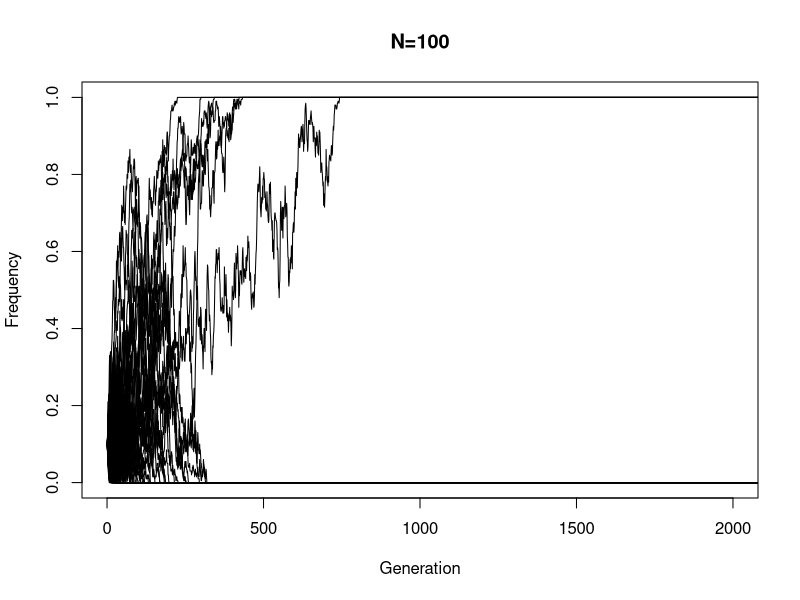

Here is the R script that generated this plot: (Note: a time limit stopped this script after it produced the figure.)
## ---- chunk 1
expected <- mean(rbinom(10000, 10, 0.1))
expected
## ---- chunk 2
#genetic drift
pp <- 0.1
NN <- 10 # number of diploid indiv; 2*NN = number of chromosome
count <- rbinom(1, 2*NN, pp)
count
count/(2*NN)
## ---- chunk 3
#function
GenDriftFunc <- function(LL, NN, p0, TT){
  #matrix of allele freq of each SNP (col) in each gen (row)
  freqs <- matrix(nrow = TT, ncol = LL)
  #fill first row with p0
  freqs[1, ] <- p0
  #for loop to iterate rbinom for each subsequent row
  for (tt in 2:TT){
    for(ll in 1:LL){
        freqs[tt, ll] <- rbinom(1, 2*NN, freqs[tt-1, ll])/(2*NN)
    }
  }
  return(freqs)
}
## ---- chunk 4
NN=100
LL=1000
TT=10000
p0=0.1
sim1 <- GenDriftFunc(LL, NN, p0, TT)
## ---- chunk 5
#extinct?
sum(sim1[10000, ] == 0)
## ---- chunk 6
#fixation?
sum(sim1[10000, ] == 1)
## ---- chunk 7
#agree?
sum(sim1[10000, ] == 1)/1000
## ---- chunk 8
#plot
plot(sim1[ , 1], type = "l", ylim = c(0, 1), xlim = c(0, 2000), main = "N=100", xlab = "Generation", ylab = "Frequency")
for(ii in 2:100){
    lines(sim1[ , ii])
}
## ---- chunk 9
#repeat
NN=100
LL=1000
TT=10000
p0=0.6
sim2 <- GenDriftFunc(LL, NN, p0, TT)
#extinct?
sum(sim2[10000, ] == 0)
## ---- chunk 10
#fixation?
sum(sim2[10000, ] == 1)
## ---- chunk 11
#agree?
sum(sim2[10000, ] == 1)/1000
## ---- chunk 12
# N=10
NN=10
LL=1000
TT=10000
p0=0.1
sim3 <- GenDriftFunc(LL, NN, p0, TT)

# N=500
NN=500
LL=1000
TT=10000
p0=0.1
sim4 <- GenDriftFunc(LL, NN, p0, TT)

# N=1000
NN=500
LL=1000
TT=10000
p0=0.1
sim5 <- GenDriftFunc(LL, NN, p0, TT)
## ---- chunk 13
#plot sim1, sim3, sim4, sim5
#100=red; 10=green; 500=blue; 1000=cyan
plot(sim1[ , 1], type = "l", ylim = c(0, 1), xlim = c(0, 6000), main = "N=100", xlab = "Generation", ylab = "Frequency", col = 2, lwd = 0.1)
for(ii in 2:100){
  lines(sim1[ , ii], col = 2, lwd = 0.1)
  adjustcolor(col = 2, alpha.f = 0.8)
}
for(ii in 1:100){
  lines(sim3[ , ii], col = 3, lwd = 0.1)
  adjustcolor(col = 3, alpha.f = 1)
}
for(ii in 1:100){
  lines(sim4[ , ii], col = 4, lwd = 0.1)
  adjustcolor(col = 4, alpha.f = 0.6)
}
for(ii in 1:100){
  lines(sim5[ , ii], col = 5, lwd = 0.1)
  adjustcolor(col = 5, alpha.f = 0.6)
}
## ---- chunk 14
#fixation?
fix1 <- sum(sim1[10000, ] == 1)/1000
fix3 <- sum(sim3[10000, ] == 1)/1000
fix4 <- sum(sim4[10000, ] == 1)/1000
fix5 <- sum(sim5[10000, ] == 1)/1000
popsize <- c(10, 100, 500, 1000)
fixedproportion <- c(fix3, fix1, fix4, fix5)
table <- rbind(popsize, fixedproportion)
table
## ---- chunk 15
#10,000 sims; 2N=20,000
NN <- 10000
CoalesTime <- rexp(10000, 1/(2*NN))
mean(CoalesTime)
## ---- chunk 16
#density plot
hist(CoalesTime)
## ---- chunk 17
sd(CoalesTime)
## ---- chunk 18
#10,000 sims, 2N=2,000
NN <- 1000
CoalesTime <- rexp(10000, 1/(2*NN))
mean(CoalesTime)
## ---- chunk 19
#density plot
hist(CoalesTime)
## ---- chunk 20
sd(CoalesTime)
## ---- chunk 21
#add mutations, 10,000 sims, 2N=20,000
mu <- 1e-4
NN <- 10000
CoalesTime <- rexp(10000, 1/(2*NN))
MutaRate <- 2*mu*CoalesTime
mean(MutaRate)
NumbSNP <- rpois(10000, mean(MutaRate))
## ---- chunk 22
mean(NumbSNP)
## ---- chunk 23
#theta=4*N*mu
theta <- 4*NN*mu
theta
## ---- chunk 24
print("Yes, pretty neat!")
## ---- chunk 25
#density plot
hist(NumbSNP)
## ---- chunk 26
#add mutations, 10,000 sims, 2N=2,000
mu <- 1e-4
NN <- 1000
CoalesTime <- rexp(10000, 1/(2*NN))
MutaRate <- 2*mu*CoalesTime
mean(MutaRate)
NumbSNP <- rpois(10000, mean(MutaRate))
## ---- chunk 27
mean(NumbSNP)
## ---- chunk 28
#theta=4*N*mu
theta <- 4*NN*mu
theta
## ---- chunk 29
print("Yes, pretty neat!")
## ---- chunk 30
#density plot
hist(NumbSNP)
## ---- chunk 31
plot(CoalesTime, NumbSNP)
## ---- chunk 32
mu <- 1e-8
NN <- 10000
CoalesTime <- rexp(10000, 1/(2*NN))
MutaRate <- 2*mu*CoalesTime
mean(MutaRate)
NumbSNP <- rpois(10000, mean(MutaRate))
sum(NumbSNP >= 10)/10000
## ---- chunk 33
mu <- 1e-8
NN <- 1000
CoalesTime <- rexp(10000, 1/(2*NN))
MutaRate <- 2*mu*CoalesTime
mean(MutaRate)
NumbSNP <- rpois(10000, mean(MutaRate))
sum(NumbSNP >= 10)/10000
